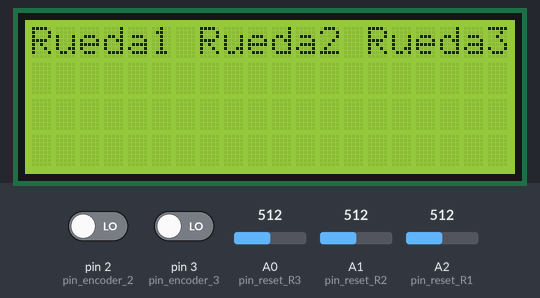
A sketch run on a simulated Arduino Uno, built with avr-gcc and run on an emulated ATmega328P. On the bench: 20×4 character LCD. The inputs (shaded band) are chosen by the test bench; at power-on: pin 2 (pin_encoder_2) LOW, pin 3 (pin_encoder_3) LOW, A0 (pin_reset_R3) = 512, A1 (pin_reset_R2) = 512, A2 (pin_reset_R1) = 512. Storage starts empty.

Above: at 0.1 s.
At 3.1 s:
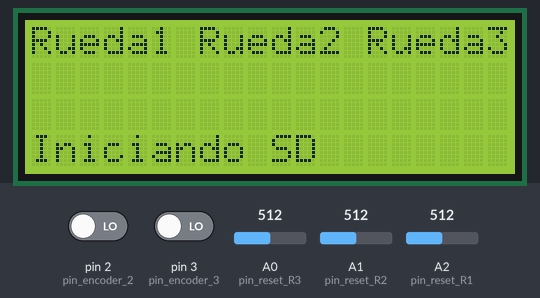
At 4.1 s:
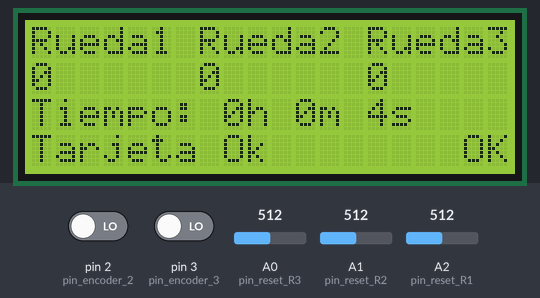
At 13.1 s:
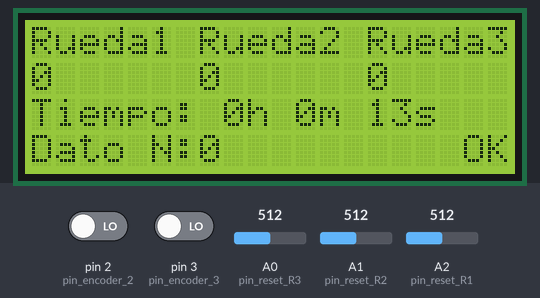
At 22.1 s:
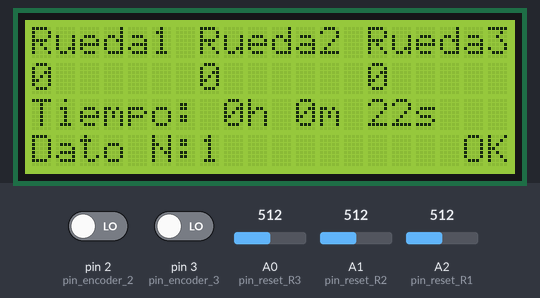
At 39.1 s:
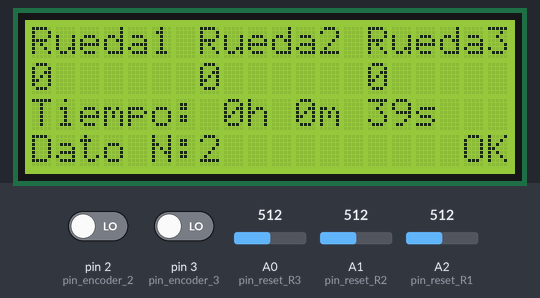

The sketch:

Arduino_rueda_grande.ino
```cpp
// include the library code:
#include <LiquidCrystal.h>
#include <SPI.h>
#include <SD.h>
////////////////////////////////////////// DEFINE ////////////////////////////////////////////////////////////////

#define muestreo 10000
#define pi 3.1415926535
#define cant_ranuras 15
#define radio_rueda 55/10 //en centimetros
#define dist_ranuras (2*pi*radio_rueda/cant_ranuras)
#define pin_encoder_1 0
#define pin_encoder_2 2
#define pin_encoder_3 3
#define pin_reset_R1 A2
#define pin_reset_R2 A1
#define pin_reset_R3 A0

////////////////////////////////////////// VARIABLES ////////////////////////////////////////////////////////////////

//Encoder
unsigned long int cuentas_ranuras_R1=0,cuentas_ranuras_R2=0,cuentas_ranuras_R3=0,cant_datos=0;
int flag_encoder_1=0;
volatile long tiempo_escritura=0,tiempo_actual=0;
volatile float vueltas_R1=0,vueltas_R2=0,vueltas_R3=0;
volatile unsigned long debounce_1 = 0,debounce_2 = 0,debounce_3 = 0; // Tiempo del rebote.

//VARIABLES PARA LCD
const int rs = 9, en = 8, d4 = 5, d5 = 4, d6 = 10, d7 = 6;
LiquidCrystal lcd(rs, en, d4, d5, d6, d7);


// VARIABLES PARA SD
const int chipSelect = 7;


////////////////////////////////////////// CONFIG Y LOOP ////////////////////////////////////////////////////////////////

void setup()
{
    long int suma_media=0;
    int val=0;

    //INICIO SERIAL
    Serial.begin(9600);

    //INICIO LCD -- FILAS Y COLUMNAS DE LCD
    lcd.begin(20, 4);
    // MENSAJES ESTATICOS
    lcd.setCursor(0, 0);
    lcd.print("Rueda1");;
    lcd.setCursor(7, 0);
    lcd.print("Rueda2");
    lcd.setCursor(14, 0);
    lcd.print("Rueda3");

    //VARIABLES ENCODER
    pinMode(pin_encoder_1,INPUT);
    pinMode(pin_encoder_2,INPUT);
    pinMode(pin_encoder_3,INPUT);
    attachInterrupt(0, Counter_2, RISING); //pin 2 es interrupcion 0 ; pin 3 interrup 1
    attachInterrupt(1, Counter_3, RISING); //pin 2 es interrupcion 0 ; pin 3 interrup 1

    //INICIO TARJETA SD
    delay(3000);
    lcd.setCursor(0, 3);
    lcd.print("Iniciando SD");
    delay(1000);
    if (!SD.begin(chipSelect)) {
      lcd.setCursor(0, 3);
      lcd.print("Error tarjeta SD");
      while (1);
    }
    lcd.setCursor(0, 3);
    lcd.print("Tarjeta Ok    ");
}


void loop()
{
    //CUENTA VUELTAS Y MUESTRO LCD
    tiempo_actual=millis();
    int horas=0,minutos=0;

    //Rueda1
    lcd.setCursor(0, 0);
    lcd.print("Rueda1");;
    lcd.setCursor(0, 1);
    vueltas_R1=cuentas_ranuras_R1/30;
    lcd.print(int(vueltas_R1));
    //Rueda2
    lcd.setCursor(7, 0);
    lcd.print("Rueda2");
    lcd.setCursor(7, 1);
    vueltas_R2=cuentas_ranuras_R2/30;
    lcd.print(int(vueltas_R2));
    //Rueda3
    lcd.setCursor(14, 0);
    lcd.print("Rueda3");
    lcd.setCursor(14, 1);
    vueltas_R3=cuentas_ranuras_R3/30;
    lcd.print(int(vueltas_R3));

    //LEO ENTRADAS ANALOGICAS
    if(analogRead(pin_reset_R1)>512){
      cuentas_ranuras_R1=0;
      lcd.setCursor(0, 1);
      vueltas_R1=cuentas_ranuras_R1/30;
      lcd.print(int(vueltas_R1));
      lcd.print("    ");
    }
    if(analogRead(pin_reset_R2)>512){
      cuentas_ranuras_R2=0;
      lcd.setCursor(7, 1);
      vueltas_R2=cuentas_ranuras_R2/30;
      lcd.print(int(vueltas_R2));
      lcd.print("    ");
    }
    if(analogRead(pin_reset_R3)>512){
      cuentas_ranuras_R3=0;
      lcd.setCursor(14, 1);
      vueltas_R3=cuentas_ranuras_R3/30;
      lcd.print(int(vueltas_R3));
      lcd.print("    ");
    }
    if(digitalRead (pin_encoder_1) && (micros()-debounce_1 > 500) && (flag_encoder_1==0)) {
    // Vuelve a comprobar que el encoder envia una señal buena y luego comprueba que el tiempo es superior a 1000 microsegundos y vuelve a comprobar que la señal es correcta.
        debounce_1 = micros(); // Almacena el tiempo para comprobar que no contamos el rebote que hay en la señal.
        cuentas_ranuras_R1++;
        flag_encoder_1=1;
        }

    if(digitalRead (pin_encoder_1)==0){
      flag_encoder_1=0;
    }
    if ((tiempo_actual-tiempo_escritura)>muestreo){
      //GUARDA DATOS
      File dataFile = SD.open("datalog.txt", FILE_WRITE);
      lcd.setCursor(18, 3);
      lcd.print("NO");
      String dataString = "";
      for (int i = 0; i < 3; i++) {
        if (i==0){ dataString += cuentas_ranuras_R1;dataString += ",";}
        if (i==1){ dataString += cuentas_ranuras_R2;dataString += ",";}
        if (i==2){ dataString += cuentas_ranuras_R3;
          if (dataFile) {
            dataFile.println(dataString);
            lcd.setCursor(0, 3);
            lcd.print("Dato N:");
            lcd.print(cant_datos);
            lcd.print("        ");
            cant_datos++;
          }
        }
      }
    tiempo_escritura=millis();
    dataFile.close();
    }
    lcd.setCursor(18, 3);
    lcd.print("OK");
    lcd.setCursor(0, 2);
    lcd.print("Tiempo: ");
    if (tiempo_actual/3600000>0){
      horas=int(tiempo_actual/3600000);
      tiempo_actual=tiempo_actual-horas*3600000;
    }
    if (tiempo_actual/60000>0){
      minutos=int(tiempo_actual/60000);
      tiempo_actual=tiempo_actual-minutos*60000;
    }
    lcd.print(horas);
    lcd.print("h ");
    lcd.print(minutos);
    lcd.print("m ");
    lcd.print(tiempo_actual/1000);
    lcd.print("s ");

}

////////////////////////////////////////// FUNCIONES ////////////////////////////////////////////////////////////////

void Counter_2(){
  if(  digitalRead (pin_encoder_2) && (micros()-debounce_2 > 500) ) {
// Vuelve a comprobar que el encoder envia una señal buena y luego comprueba que el tiempo es superior a 1000 microsegundos y vuelve a comprobar que la señal es correcta.
        debounce_2 = micros(); // Almacena el tiempo para comprobar que no contamos el rebote que hay en la señal.
        cuentas_ranuras_R2++;
        }  // Suma el pulso bueno que entra.
}

void Counter_3(){
  if(  digitalRead (pin_encoder_3) && (micros()-debounce_3 > 500) ) {
// Vuelve a comprobar que el encoder envia una señal buena y luego comprueba que el tiempo es superior a 1000 microsegundos y vuelve a comprobar que la señal es correcta.
        debounce_3 = micros(); // Almacena el tiempo para comprobar que no contamos el rebote que hay en la señal.
        cuentas_ranuras_R3++;
        }  // Suma el pulso bueno que entra.
}
```

Measured:
- what the display in image 1 shows lasts 1.0 s, from 3.1 s to 4.1 s
- what the display in image 2 shows lasts 0.9 s, from 4.1 s to 5.0 s
